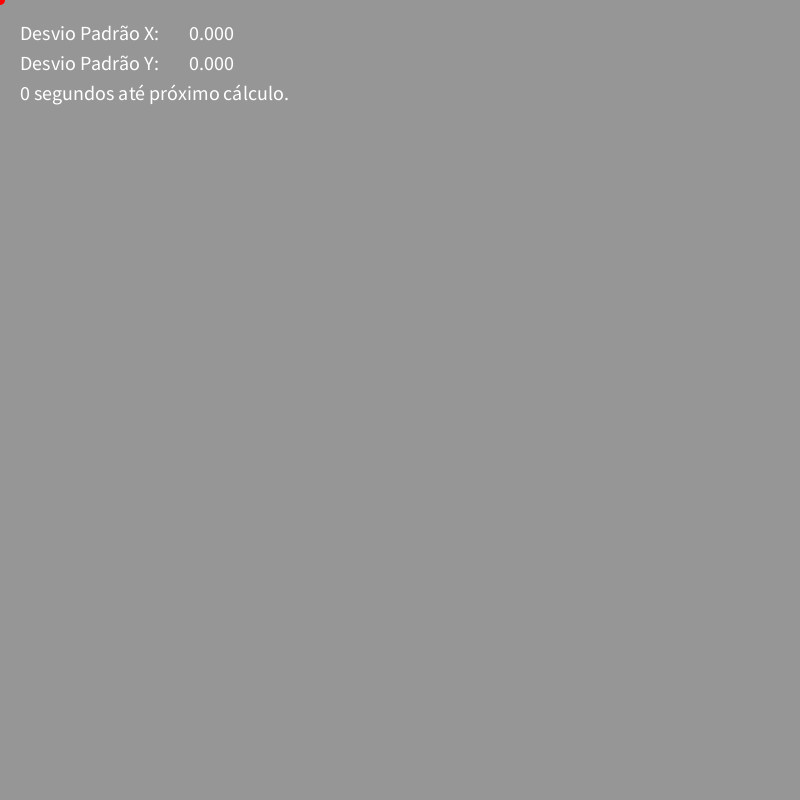
Frame 1 (no input)
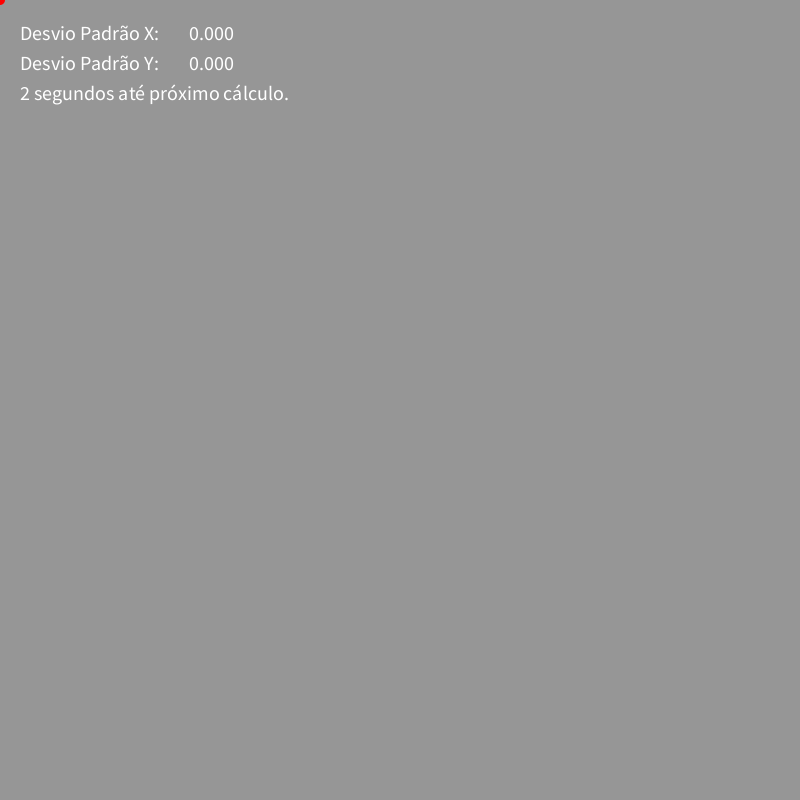
Frame 60 (the mouse pressed at the canvas centre just before this capture)
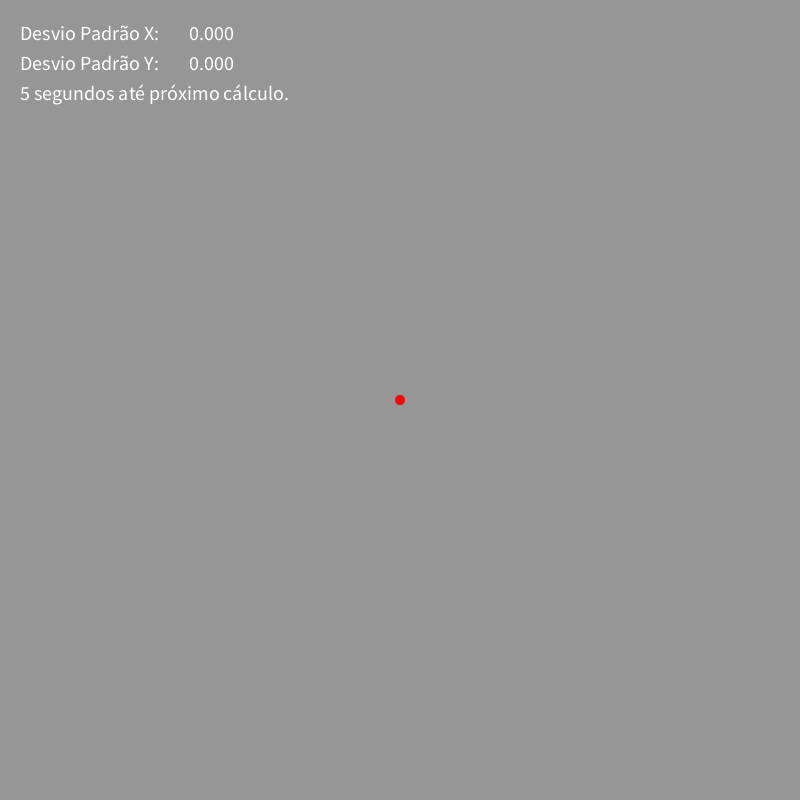
Frame 120 (the mouse held since frame 60 and released just before this capture)

The Processing sketch that drew these frames (run headless with seeded random() and noise(); from frame 60 on, the mouse is pressed at the canvas centre):

// Processing sketch: processing_174144
// ── processing_174144.pde

float mediaX, mediaY;
float somaX=0, somaY=0;

float varianciaX, somaVariacaoX;
float varianciaY, somaVariacaoY;

float dpX, dpY;

int count=0;
float time;

int[] posicaoX = new int[200];
int[] posicaoY = new int[200];

void setup()
{
  background(150);
  noStroke();
  size(800, 800);
  frameRate(20);
}

void draw()
{
  posicaoX[count] = mouseX;
  posicaoY[count] = mouseY;
  background(150);
  fill(255, 0, 0);
  ellipse(posicaoX[count], posicaoY[count], 10, 10);
  fill(255);
  textSize(20);
  text("Desvio Padrão X:", 20, 40);
  text("Desvio Padrão Y:", 20, 70);
  text(dpX, 185, 40 );
  text(dpY, 185, 70);
  text(int(time) + " segundos até próximo cálculo.", 20, 100); 
  somaX = somaX + posicaoX[count];
  somaY = somaY + posicaoY[count];

  count++;
  time = count/20;

  if (time == 10)
  {
    mediaX = somaX/200;
    mediaY = somaY/200;

    for (int i = 0; i < 200; i++)
    {
      somaVariacaoX = somaVariacaoX + sq(posicaoX[i] - mediaX);
      somaVariacaoY = somaVariacaoY + sq(posicaoY[i] - mediaY);
    }

    varianciaX = (sq(somaVariacaoX))/200;
    varianciaY = (sq(somaVariacaoY))/200;

    dpX = sqrt(varianciaX);
    dpY = sqrt(varianciaY);    

    count = 0;
    somaX = 0;
    somaY = 0;
    somaVariacaoX = 0;
    somaVariacaoY = 0;
    background(150);
  }
}
